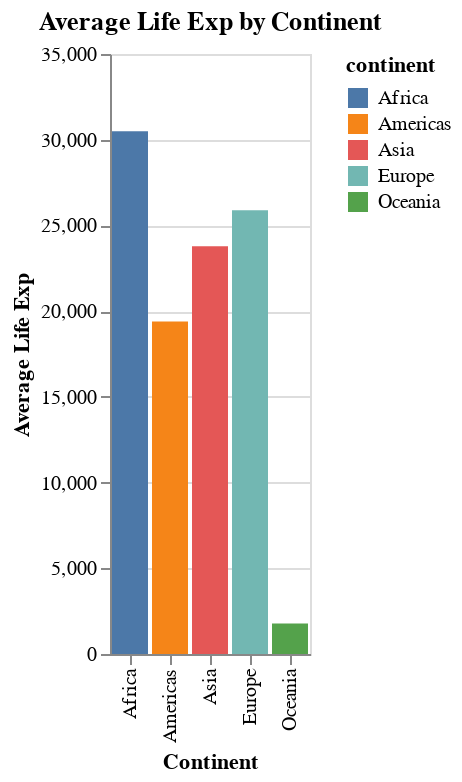

The cell this chart's notebook holds for it:
### Code cell
df_grouped1 = df.groupby(['continent'])['lifeExp'].sum().reset_index()
create_hist_plot(df_grouped1, 'continent', 'lifeExp', color='continent', title='Average Life Exp by Continent', x_title= 'Continent', y_title='Average Life Exp')

### Figure 1 — Vega-Lite specification as saved in the notebook (floating-point values rounded to 4 significant figures)
{"config": {"view": {"continuousWidth": 300, "continuousHeight": 300}}, "data": {"name": "data-947a39a7d83954af84055ceecae02e90"}, "mark": {"type": "bar"}, "encoding": {"color": {"field": "continent", "type": "nominal"}, "x": {"field": "continent", "title": "Continent", "type": "nominal"}, "y": {"field": "lifeExp", "title": "Average Life Exp", "type": "quantitative"}}, "title": "Average Life Exp by Continent", "$schema": "https://vega.github.io/schema/vega-lite/v5.15.1.json", "datasets": {"data-947a39a7d83954af84055ceecae02e90": [{"continent": "Africa", "lifeExp": 30490.0}, {"continent": "Americas", "lifeExp": 19400.0}, {"continent": "Asia", "lifeExp": 23790.0}, {"continent": "Europe", "lifeExp": 25890.0}, {"continent": "Oceania", "lifeExp": 1784.0}]}}
